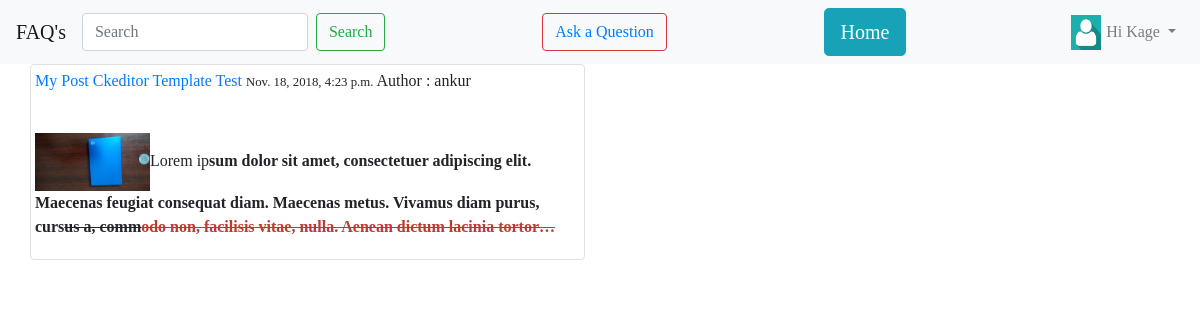
Page /blog/ (signed in) on the earlier database version.
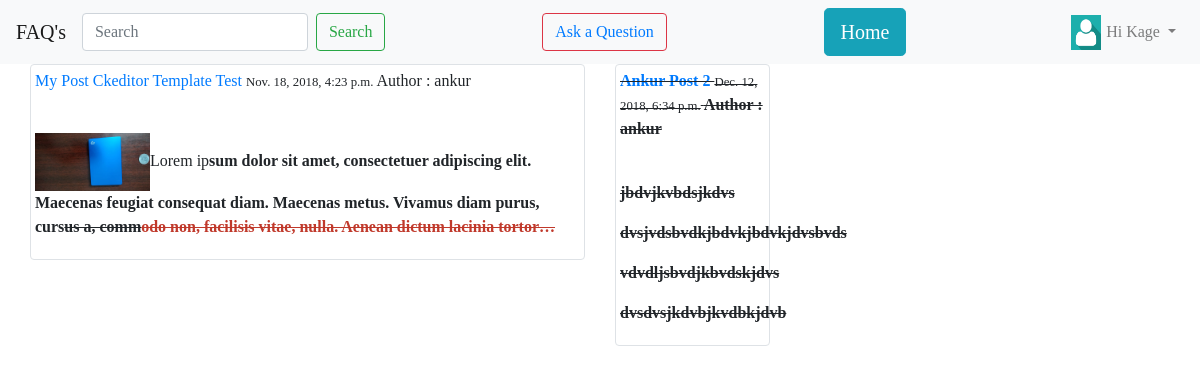
Same page on the later database version.
### blog/models.py (models this page shows, shortened)
class Post(models.Model):
    objects = models.Manager()
    published = PublishedManager()
    STATUS_CHOICES = (
        ('draft','Draft'),
        ('published','Published'),
    )
    title = models.CharField(max_length=200)
    slugthing = models.SlugField(max_length=200)
    author = models.ForeignKey(User,related_name="blog_posts",on_delete=models.CASCADE)
    body = RichTextUploadingField()
    likes = models.ManyToManyField(User,related_name='likes',blank=True)
    created = models.DateTimeField(auto_now_add=True)
    updated = models.DateTimeField(auto_now=True)
    status = models.CharField(max_length=10,choices=STATUS_CHOICES,default='draft')
    def get_absolute_url(self):
        return reverse('blog:post_detail',args=[self.id,self.slugthing])

### blog/views.py (the view)
# urls.py: path('',views.post_list,name='post_list'),
def post_list(request):
    posts = Post.published.all()
    query = request.GET.get('q')
    if query:
        posts = Post.published.filter(
            Q(title__icontains=query) |
            Q(author__username__icontains=query) |
            Q(body__icontains=query)
        )
    context = {
        "posts":posts,
    }
    return render(request,'blog/post_list.html',context)

### blog/models.py (called while the page is built)
    def get_queryset(self):
        return super(PublishedManager,self).get_queryset().filter(status='published')

### blog/templates/blog/post_list.html (shortened to what this page needs)
{% extends 'blog/base.html' %}
{% block content %}
    {% if posts %}
    <div class="container-fluid">
        <div class="row">
            {% for p in posts %}
            <div class="col-md-6">
                <div class="img-thumbnail">
                    <div>
                        <a href="{{ p.get_absolute_url }}"> {{ p.title }} </a>
                        <small> {{ p.created }}</small>
                        Author : {{ p.author }}
                    </div>
                    <br>
                    <p>{{ p.body | truncatechars:400 | safe }}</p>
                </div>
                <br>
            </div>
            {% empty %}
                <div class="container-fluid">
                    <h3>No Posts With search query "{{ request.GET.q }}"</h3>
                </div>
            {% endfor %}
        </div>
    </div>
    {% endif %}
{% endblock %}

Differences in the rows shown:
added Post: title "Ankur Post 2", created "Dec. 12, 2018, 6:34 p.m.", author "ankur", body "jbdvjkvbdsjkdvs dvsjvdsbvdkjbdvkjbdvkjdvsbvds vdvdljsbvdjkbvdskjdvs dvsdvsjkdvbjkvdbkjdvb"
